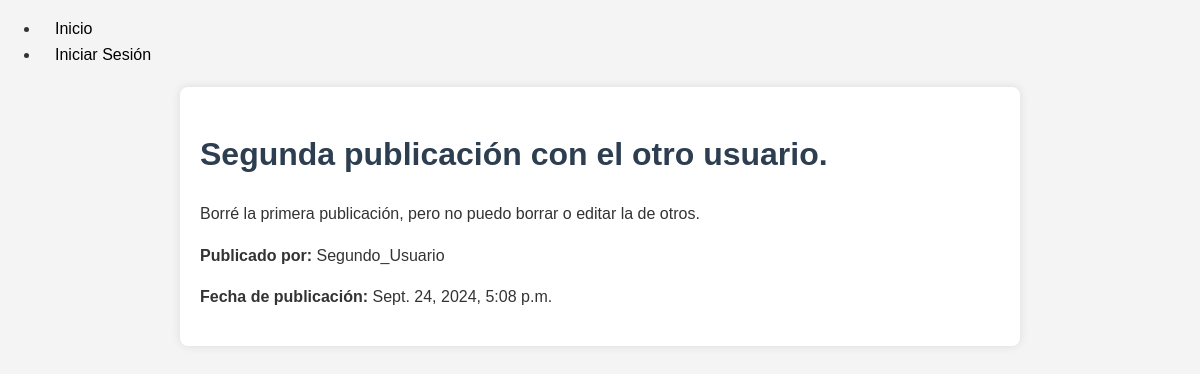
Screenshot of /posts/6/ with the database file from the repository.
### post/models.py (models this page shows, shortened)
class Post(models.Model):
    title = models.CharField(max_length=200)
    content = models.TextField()
    pub_date = models.DateTimeField(auto_now_add=True)
    author = models.ForeignKey(User, on_delete=models.CASCADE)

### post/views.py (the view)
# urls.py: path('<int:id>/', views.post_detail, name='post_detail'),  # Ver detalle de publicación
def post_detail(request, id):
    post = get_object_or_404(Post, id=id)
    return render(request, 'post_detail.html', {'post': post})

### post/templates/post_detail.html (shortened to what this page needs)
{% extends 'base.html' %}
{% block content %}
    <h1>{{ post.title }}</h1>
    <p>{{ post.content }}</p>
    <p><strong>Publicado por:</strong> {{ post.author }}</p>
    <p><strong>Fecha de publicación:</strong> {{ post.pub_date }}</p>
{% endblock %}

### post/static/styles.css (style rules this page uses)
body { font-family: Arial, sans-serif; line-height: 1.6; margin: 0; padding: 0; background-color: #f4f4f4; color: #333; }
h1, h2, h3 { color: #2c3e50; }

### rows the page displays
Post: title "Segunda publicación con el otro usuario.", content "Borré la primera publicación, pero no puedo borrar o editar la de otros.", author "Segundo_Usuario", pub_date "Sept. 24, 2024, 5:08 p.m."
